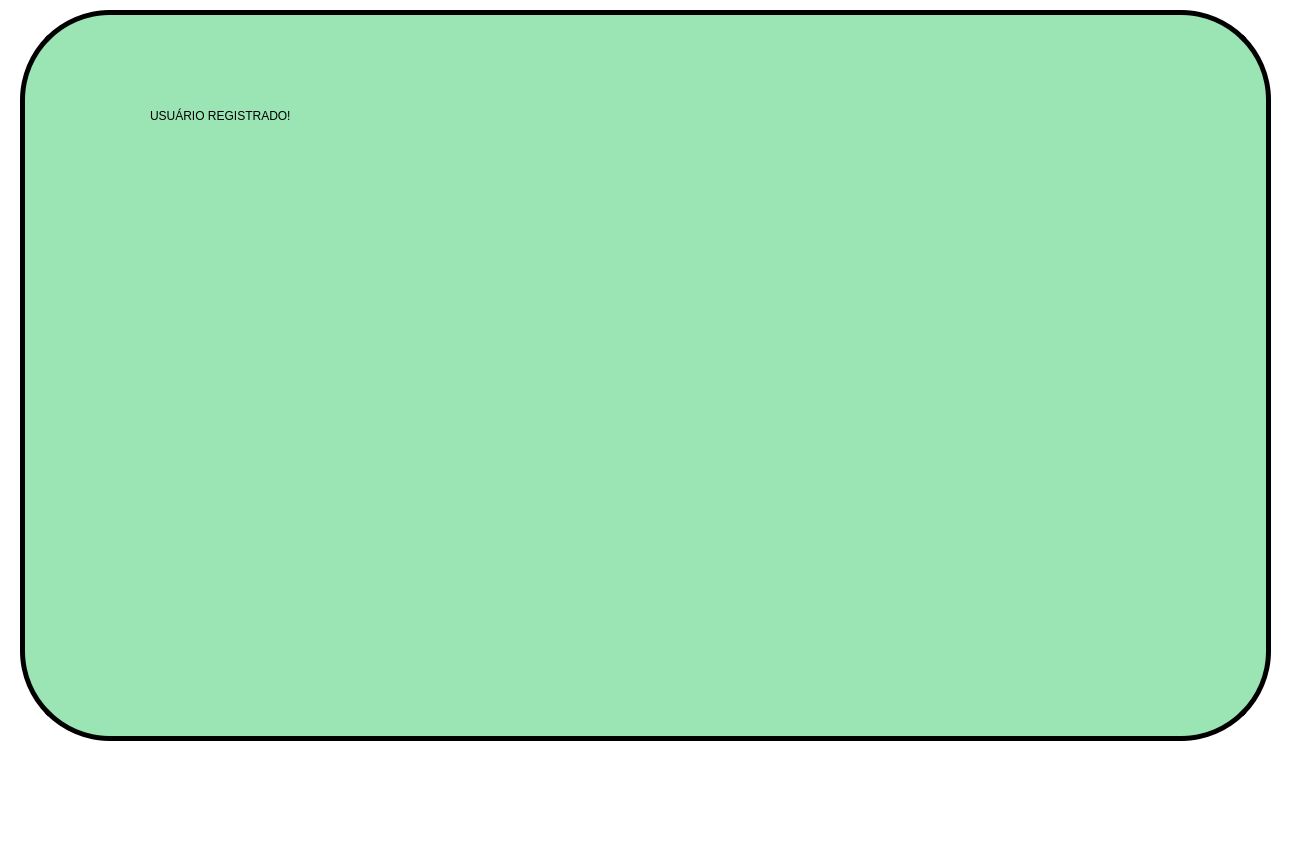
<?xml version="1.0" encoding="UTF-8"?>
<ui version="4.0">
 <class>Usuario_registrado</class>
 <widget class="QMainWindow" name="Usuario_registrado">
  <property name="geometry">
   <rect>
    <x>0</x>
    <y>0</y>
    <width>1290</width>
    <height>841</height>
   </rect>
  </property>
  <property name="minimumSize">
   <size>
    <width>1290</width>
    <height>841</height>
   </size>
  </property>
  <property name="maximumSize">
   <size>
    <width>1290</width>
    <height>841</height>
   </size>
  </property>
  <property name="windowTitle">
   <string>MainWindow</string>
  </property>
  <property name="styleSheet">
   <string notr="true">background-color: rgb(255, 255, 255);</string>
  </property>
  <property name="animated">
   <bool>true</bool>
  </property>
  <widget class="QWidget" name="centralwidget">
   <widget class="QLabel" name="label_fundo">
    <property name="geometry">
     <rect>
      <x>20</x>
      <y>10</y>
      <width>1251</width>
      <height>731</height>
     </rect>
    </property>
    <property name="styleSheet">
     <string notr="true">border-style: outset;
border-color: rgb(0, 0, 0);
border-width:5px;
font: 75 85pt &quot;Bosch Sans Bold&quot;;
border-radius: 90px;
background-color: rgb(155, 228, 179);</string>
    </property>
    <property name="text">
     <string/>
    </property>
   </widget>
   <widget class="QLabel" name="label_titulo">
    <property name="geometry">
     <rect>
      <x>150</x>
      <y>60</y>
      <width>1021</width>
      <height>111</height>
     </rect>
    </property>
    <property name="styleSheet">
     <string notr="true">border-style: outset;
border-color: rgb(0, 0, 0);
border-width:0px;
font: 75 60pt &quot;Bosch Sans Bold&quot;;
border-radius: 75px;
background-color: rgb(155, 228, 179);</string>
    </property>
    <property name="text">
     <string>USUÁRIO REGISTRADO!</string>
    </property>
   </widget>
   <widget class="QLabel" name="label_check">
    <property name="geometry">
     <rect>
      <x>460</x>
      <y>320</y>
      <width>361</width>
      <height>251</height>
     </rect>
    </property>
    <property name="styleSheet">
     <string notr="true">border-style: outset;
border-color: rgb(0, 0, 0);
border-width:0px;
font: 75 60pt &quot;Bosch Sans Bold&quot;;
border-radius: 75px;
background-color: rgb(155, 228, 179);</string>
    </property>
    <property name="text">
     <string/>
    </property>
    <property name="pixmap">
     <pixmap>imagens/check.png</pixmap>
    </property>
    <property name="scaledContents">
     <bool>true</bool>
    </property>
   </widget>
   <widget class="QLabel" name="label_Borda">
    <property name="geometry">
     <rect>
      <x>0</x>
      <y>783</y>
      <width>1290</width>
      <height>18</height>
     </rect>
    </property>
    <property name="text">
     <string/>
    </property>
    <property name="pixmap">
     <pixmap>imagens/Borda.png</pixmap>
    </property>
    <property name="scaledContents">
     <bool>true</bool>
    </property>
   </widget>
  </widget>
  <widget class="QMenuBar" name="menubar">
   <property name="geometry">
    <rect>
     <x>0</x>
     <y>0</y>
     <width>1290</width>
     <height>21</height>
    </rect>
   </property>
  </widget>
  <widget class="QStatusBar" name="statusbar"/>
 </widget>
 <resources/>
 <connections/>
</ui>
